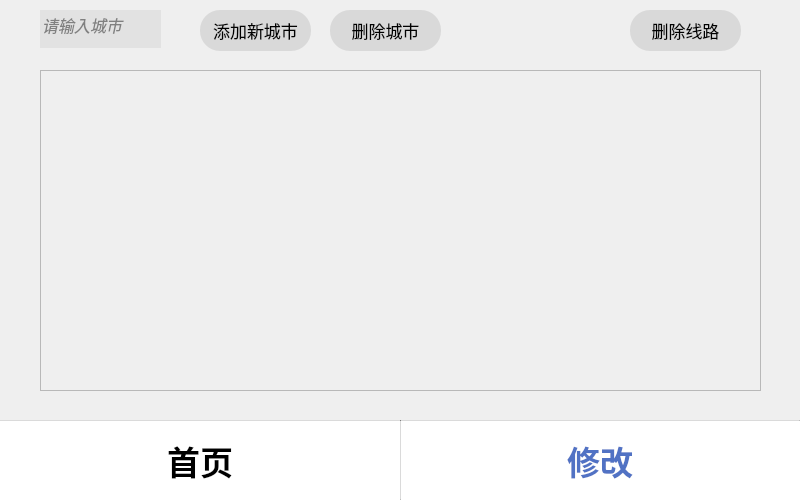
<?xml version="1.0" encoding="UTF-8"?>
<ui version="4.0">
 <class>StaffModify</class>
 <widget class="QMainWindow" name="StaffModify">
  <property name="geometry">
   <rect>
    <x>0</x>
    <y>0</y>
    <width>800</width>
    <height>500</height>
   </rect>
  </property>
  <property name="windowTitle">
   <string>MainWindow</string>
  </property>
  <widget class="QWidget" name="centralwidget">
   <widget class="QFrame" name="frame">
    <property name="geometry">
     <rect>
      <x>-10</x>
      <y>0</y>
      <width>451</width>
      <height>51</height>
     </rect>
    </property>
    <property name="styleSheet">
     <string notr="true">border:none;
background-color:rgba(255,255,255,0);</string>
    </property>
    <property name="frameShape">
     <enum>QFrame::StyledPanel</enum>
    </property>
    <property name="frameShadow">
     <enum>QFrame::Raised</enum>
    </property>
    <widget class="QLineEdit" name="lineEdit_10">
     <property name="geometry">
      <rect>
       <x>50</x>
       <y>10</y>
       <width>121</width>
       <height>38</height>
      </rect>
     </property>
     <property name="font">
      <font>
       <pointsize>12</pointsize>
       <italic>true</italic>
      </font>
     </property>
     <property name="styleSheet">
      <string notr="true">background-color:#e2e2e2;border:none;color:grey</string>
     </property>
     <property name="text">
      <string>请输入城市</string>
     </property>
    </widget>
    <widget class="QPushButton" name="stfbtn_add">
     <property name="geometry">
      <rect>
       <x>210</x>
       <y>10</y>
       <width>111</width>
       <height>41</height>
      </rect>
     </property>
     <property name="sizePolicy">
      <sizepolicy hsizetype="Minimum" vsizetype="Minimum">
       <horstretch>0</horstretch>
       <verstretch>0</verstretch>
      </sizepolicy>
     </property>
     <property name="minimumSize">
      <size>
       <width>0</width>
       <height>9</height>
      </size>
     </property>
     <property name="font">
      <font>
       <family>微软雅黑</family>
       <pointsize>13</pointsize>
      </font>
     </property>
     <property name="cursor">
      <cursorShape>PointingHandCursor</cursorShape>
     </property>
     <property name="layoutDirection">
      <enum>Qt::LeftToRight</enum>
     </property>
     <property name="styleSheet">
      <string notr="true">*{
background-color:#d9d9d9;
border-radius: 20px;
}
QPushButton:pressed{  background-color: #bebebe;}
</string>
     </property>
     <property name="text">
      <string>添加新城市</string>
     </property>
     <property name="iconSize">
      <size>
       <width>20</width>
       <height>20</height>
      </size>
     </property>
    </widget>
    <widget class="QPushButton" name="stfbtn_delete">
     <property name="geometry">
      <rect>
       <x>340</x>
       <y>10</y>
       <width>111</width>
       <height>41</height>
      </rect>
     </property>
     <property name="sizePolicy">
      <sizepolicy hsizetype="Minimum" vsizetype="Minimum">
       <horstretch>0</horstretch>
       <verstretch>0</verstretch>
      </sizepolicy>
     </property>
     <property name="minimumSize">
      <size>
       <width>0</width>
       <height>9</height>
      </size>
     </property>
     <property name="font">
      <font>
       <family>微软雅黑</family>
       <pointsize>13</pointsize>
      </font>
     </property>
     <property name="cursor">
      <cursorShape>PointingHandCursor</cursorShape>
     </property>
     <property name="layoutDirection">
      <enum>Qt::LeftToRight</enum>
     </property>
     <property name="styleSheet">
      <string notr="true">*{
background-color:#d9d9d9;
border-radius: 20px;
}
QPushButton:pressed{  background-color: #bebebe;}
</string>
     </property>
     <property name="text">
      <string>删除城市</string>
     </property>
     <property name="iconSize">
      <size>
       <width>20</width>
       <height>20</height>
      </size>
     </property>
    </widget>
   </widget>
   <widget class="QWidget" name="bottom" native="true">
    <property name="enabled">
     <bool>true</bool>
    </property>
    <property name="geometry">
     <rect>
      <x>0</x>
      <y>420</y>
      <width>800</width>
      <height>80</height>
     </rect>
    </property>
    <property name="minimumSize">
     <size>
      <width>800</width>
      <height>80</height>
     </size>
    </property>
    <property name="styleSheet">
     <string notr="true">#bottom{
background-color: rgb(255, 255, 255); 
}
#mainbody{
background-color:rgb(247,247,247);
}</string>
    </property>
    <widget class="QPushButton" name="homebtn">
     <property name="geometry">
      <rect>
       <x>0</x>
       <y>0</y>
       <width>400</width>
       <height>80</height>
      </rect>
     </property>
     <property name="font">
      <font>
       <family>微软雅黑</family>
       <pointsize>25</pointsize>
       <bold>true</bold>
      </font>
     </property>
     <property name="cursor">
      <cursorShape>PointingHandCursor</cursorShape>
     </property>
     <property name="styleSheet">
      <string notr="true">border:none
</string>
     </property>
     <property name="text">
      <string>首页</string>
     </property>
    </widget>
    <widget class="QPushButton" name="pushButton_3">
     <property name="geometry">
      <rect>
       <x>400</x>
       <y>0</y>
       <width>400</width>
       <height>80</height>
      </rect>
     </property>
     <property name="font">
      <font>
       <family>微软雅黑</family>
       <pointsize>25</pointsize>
       <bold>true</bold>
      </font>
     </property>
     <property name="styleSheet">
      <string notr="true">*{border:none;color:#5172c4;}</string>
     </property>
     <property name="text">
      <string>修改</string>
     </property>
    </widget>
    <widget class="Line" name="line">
     <property name="geometry">
      <rect>
       <x>0</x>
       <y>0</y>
       <width>800</width>
       <height>1</height>
      </rect>
     </property>
     <property name="font">
      <font>
       <pointsize>2</pointsize>
      </font>
     </property>
     <property name="styleSheet">
      <string notr="true">background-color:rgb(190,190,190);</string>
     </property>
     <property name="orientation">
      <enum>Qt::Horizontal</enum>
     </property>
    </widget>
    <widget class="Line" name="line_2">
     <property name="geometry">
      <rect>
       <x>400</x>
       <y>0</y>
       <width>1</width>
       <height>80</height>
      </rect>
     </property>
     <property name="autoFillBackground">
      <bool>false</bool>
     </property>
     <property name="styleSheet">
      <string notr="true">background-color:rgb(190,190,190);</string>
     </property>
     <property name="orientation">
      <enum>Qt::Vertical</enum>
     </property>
    </widget>
   </widget>
   <widget class="QPushButton" name="stfbtn">
    <property name="geometry">
     <rect>
      <x>630</x>
      <y>10</y>
      <width>111</width>
      <height>41</height>
     </rect>
    </property>
    <property name="sizePolicy">
     <sizepolicy hsizetype="Minimum" vsizetype="Minimum">
      <horstretch>0</horstretch>
      <verstretch>0</verstretch>
     </sizepolicy>
    </property>
    <property name="minimumSize">
     <size>
      <width>0</width>
      <height>9</height>
     </size>
    </property>
    <property name="font">
     <font>
      <family>微软雅黑</family>
      <pointsize>13</pointsize>
     </font>
    </property>
    <property name="cursor">
     <cursorShape>PointingHandCursor</cursorShape>
    </property>
    <property name="layoutDirection">
     <enum>Qt::LeftToRight</enum>
    </property>
    <property name="styleSheet">
     <string notr="true">*{
background-color:#d9d9d9;
border-radius: 20px;
}
QPushButton:pressed{  background-color: #bebebe;}
</string>
    </property>
    <property name="text">
     <string>删除线路</string>
    </property>
    <property name="iconSize">
     <size>
      <width>20</width>
      <height>20</height>
     </size>
    </property>
   </widget>
   <widget class="QScrollArea" name="scrollArea">
    <property name="geometry">
     <rect>
      <x>40</x>
      <y>70</y>
      <width>721</width>
      <height>321</height>
     </rect>
    </property>
    <property name="widgetResizable">
     <bool>true</bool>
    </property>
    <widget class="QWidget" name="scrollAreaWidgetContents">
     <property name="geometry">
      <rect>
       <x>0</x>
       <y>0</y>
       <width>719</width>
       <height>319</height>
      </rect>
     </property>
    </widget>
   </widget>
  </widget>
 </widget>
 <resources/>
 <connections/>
</ui>
